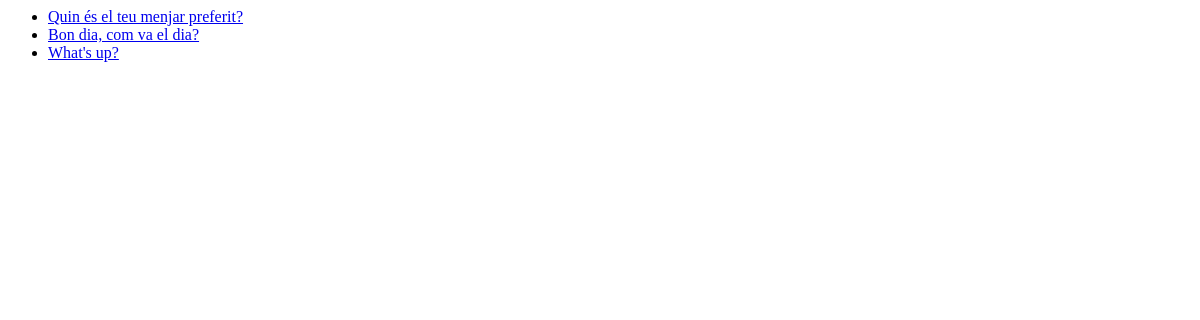
/polls/, run on an earlier commit of the app's database.
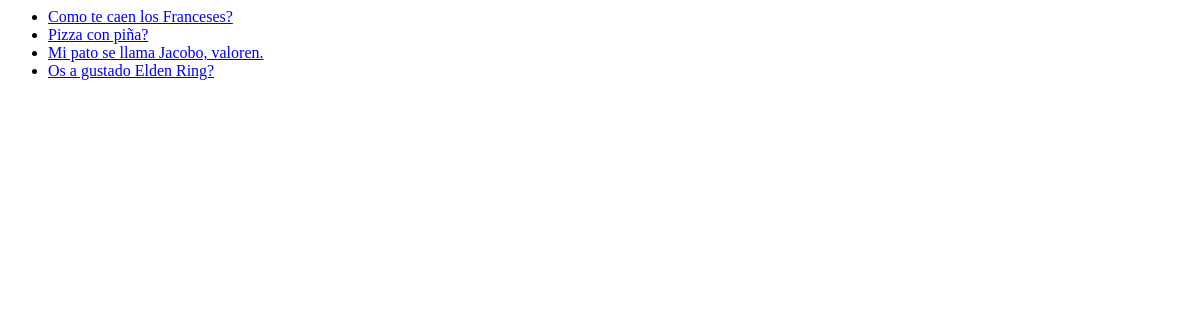
And on a later commit of the database.
### polls/models.py (models this page shows, shortened)
class Question(models.Model):
    question_text = models.CharField(max_length=200)
    pub_date = models.DateTimeField('date published')

### polls/views.py (the view)
# urls.py: path('', views.IndexView.as_view(), name='index'),
class IndexView(generic.ListView):
    template_name = 'polls/index.html'
    context_object_name = 'latest_question_list'
    def get_queryset(self):
        return Question.objects.order_by('-pub_date')[:5]

### polls/templates/polls/index.html
{% if latest_question_list %}
    <ul>
    {% for question in latest_question_list %}
    <li><a href="{% url 'polls:detail' question.id %}">{{ question.question_text }}</a></li>
    {% endfor %}
    </ul>
{% else %}
    <p>No polls are available.</p>
{% endif %}

What changed in the data, as far as the page shows it:
removed Question: question_text "Quin és el teu menjar preferit?"
removed Question: question_text "Bon dia, com va el dia?"
removed Question: question_text "What's up?"
added Question: question_text "Como te caen los Franceses?"
added Question: question_text "Pizza con piña?"
added Question: question_text "Mi pato se llama Jacobo, valoren."
added Question: question_text "Os a gustado Elden Ring?"
